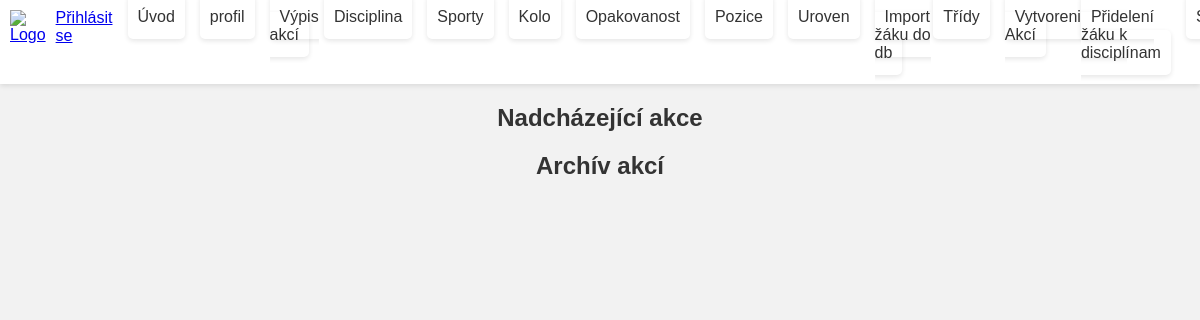
Page /vypisakci on the earlier database version.
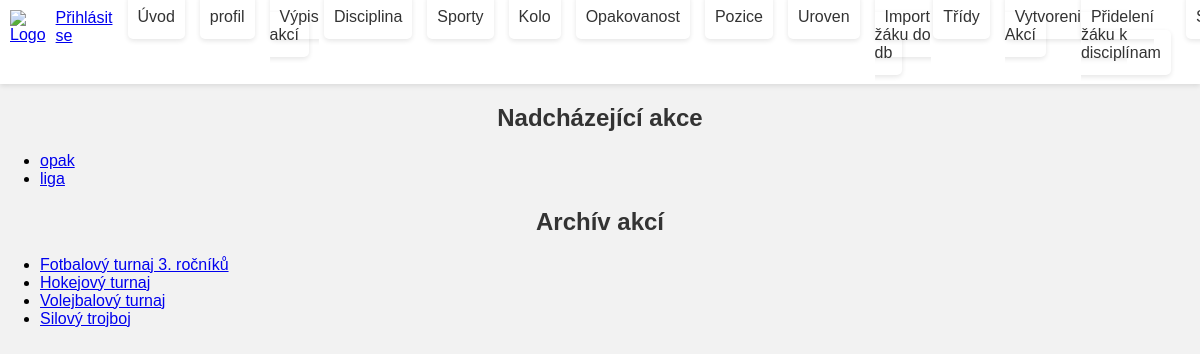
Same page on the later database version.
### tables this page shows
CREATE TABLE `akce` (
  `id_akce` int(3) NOT NULL,
  `nazev_akce` varchar(30) NOT NULL,
  `datum_zahajeni` date NOT NULL,
  `datum_konce` date DEFAULT NULL,
  `misto_kon` varchar(100) NOT NULL,
  `poradatel` varchar(100) DEFAULT NULL,
  `popisek_akce` text NOT NULL,
  `pritomni_uc` varchar(70) DEFAULT NULL,
  `shrnuti` varchar(100) DEFAULT NULL,
  `archivovano` tinyint(1) DEFAULT NULL,
  `id_opak` int(3) DEFAULT NULL,
  `id_kolo` int(3) DEFAULT NULL
);

### kontrolery/Kontroler.php (called while the page is built, shortened)
<?php
abstract class Kontroler {
    protected $pohled = "";
    public function vypisPohled() {
        require "pohledy/{$this->pohled}.phtml";
    }
}

### index.php (called while the page is built, shortened)
<?php
$smerovac = new SmerovacKontroler();
$smerovac->zpracuj([$_SERVER["REQUEST_URI"]]);
$smerovac->vypisPohled();

### modely/Db.php (called while the page is built, shortened)
<?php
class Db {
  private static $spojeni;
  private static $nastaveni = array(
		PDO::ATTR_ERRMODE => PDO::ERRMODE_EXCEPTION,
		PDO::ATTR_EMULATE_PREPARES => false,
	);
  public static function pripoj($server, $uzivatel, $heslo, $databaze)
  {
	  if (!isset(self::$spojeni))
      {
        $dsn = "mysql:host=$server;dbname=$databaze;charset=utf8";
			 self::$spojeni = new PDO(
				$dsn,
				$uzivatel,
				$heslo,
				self::$nastaveni
			 );
	  }
	}
  public static function dotazVsechny($dotaz, $parametry = array()) {
		$navrat = self::$spojeni->prepare($dotaz);
		$navrat->execute($parametry);
		return $navrat->fetchAll();
	}
}

### modely/ModelyAkce.php (called while the page is built, shortened)
<?php
class ModelyAkce{
    public function vratVsechnyAkce() {
        $sql = "
            SELECT *
            FROM akce
        ";
        $akce = Db::dotazVsechny($sql);
        return $akce;
      }
}
?>

### kontrolery/VypisAkciKontroler.php (called while the page is built, shortened)
<?php
class VypisAkciKontroler extends Kontroler {
    public function zpracuj($parametry) {
            $modelAkce= new ModelyAkce;
            $akce=$modelAkce->vratVsechnyAkce();
    }
}

### kontrolery/SmerovacKontroler.php (called while the page is built, shortened)
<?php
class SmerovacKontroler extends Kontroler {
  public function zpracuj($parametry) {
     $url = $parametry[0];
     $castiCesty = $this->parsujURL($url);
     if (empty($castiCesty[0])) {
        $this->presmeruj("uvod");
     }
     else {
          $castNazvuKontroleru = array_shift($castiCesty);
          $nazevKontroleru = $this->pomlckyDoVelbloudiNotace($castNazvuKontroleru)
                              . "Kontroler";
          if (file_exists("kontrolery/$nazevKontroleru.php")) {
            $this->kontroler = new $nazevKontroleru;
            $this->kontroler->zpracuj($castiCesty);
          } else {
            $this->presmeruj("chyba");
          }
     }
  }
  private function pomlckyDoVelbloudiNotace($text) {
      $text = str_replace("-", " ", $text);
      $text = ucwords($text);
      $text = str_replace(" ", "", $text);
      return $text;
  }
  private function parsujURL($url) {
      $naparsovanaURL = parse_url($url);
      $cesta = $naparsovanaURL["path"];
      $cesta = ltrim($cesta, "/");
      $cesta = trim($cesta);
      $rozdelenaCesta = explode("/", $cesta);
      return $rozdelenaCesta;
  }
}
?>

### pohledy/vypisakci.phtml (the view, shortened to what this page needs)
<!DOCTYPE html>
<html lang="en">
<head>
</head>
<body>
<h2>Nadcházející akce</h2>
<ul>
    <?php foreach ($this->data["akce"] as $akce): ?>
        <?php if ($akce['archivovano'] == 0): ?>
            <li>
                <a href="akce?ia=<?php echo $akce['id_akce']; ?>">
                    <?php echo $akce['nazev_akce']; ?>
                </a>
            </li>
        <?php endif; ?>
    <?php endforeach; ?>
</ul>
<h2>Archív akcí</h2>
<ul>
    <?php foreach ($this->data["akce"] as $akce): ?>
        <?php if ($akce['archivovano'] == 1): ?>
            <li>
                <a href="akce?ia=<?php echo $akce['id_akce']; ?>">
                    <?php echo $akce['nazev_akce']; ?>
                </a>
            </li>
        <?php endif; ?>
    <?php endforeach; ?>
</ul>
</body>
</html>

Differences in the rows shown:
added akce: nazev_akce "opak", shown under "Nadcházející akce"
added akce: nazev_akce "liga", shown under "Nadcházející akce"
added akce: nazev_akce "Fotbalový turnaj 3. ročníků", shown under "Archív akcí"
added akce: nazev_akce "Hokejový turnaj", shown under "Archív akcí"
added akce: nazev_akce "Volejbalový turnaj", shown under "Archív akcí"
added akce: nazev_akce "Silový trojboj", shown under "Archív akcí"
